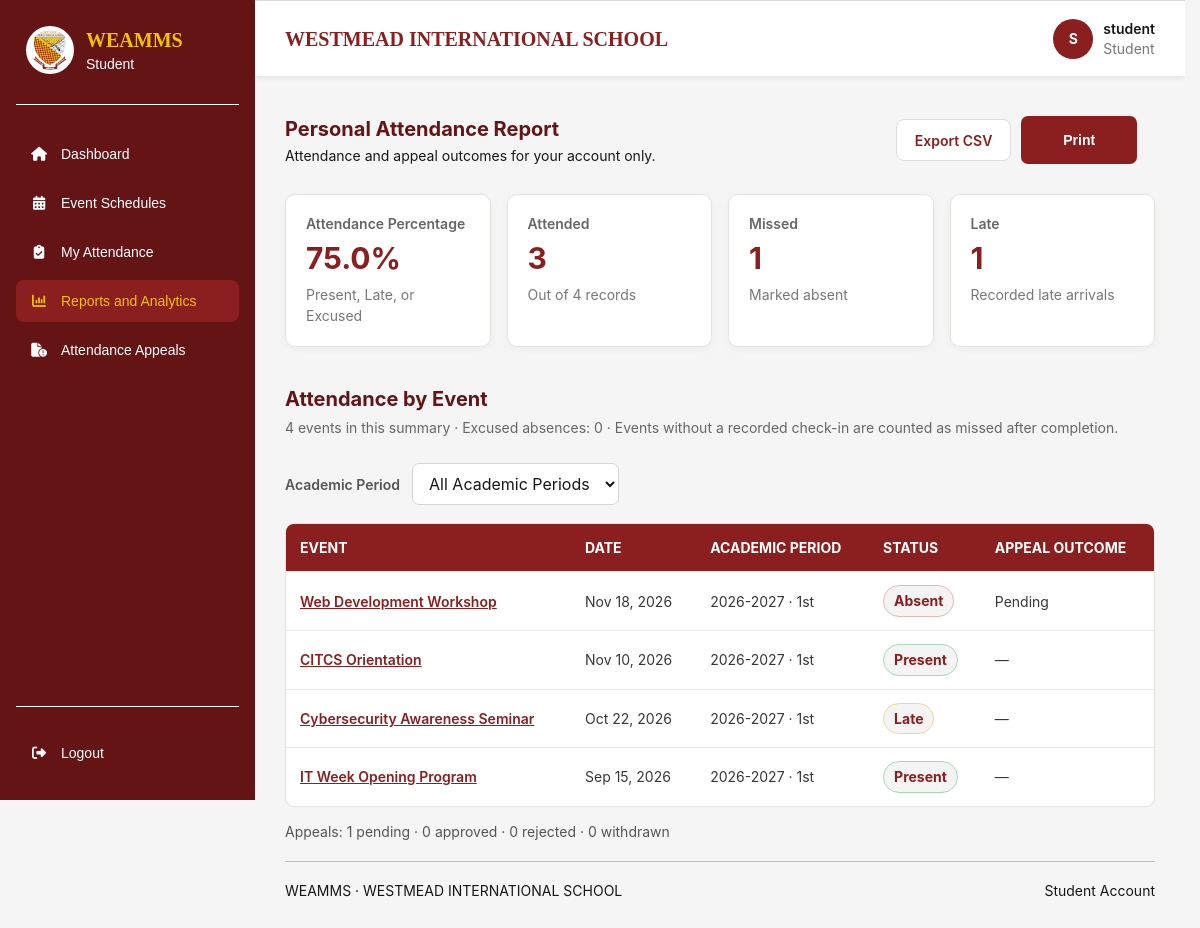
The app's page /student/reports/index.php (signed in) with its own data.
### tables this page shows
CREATE TABLE `academic_periods` (
  `academic_period_id` bigint(20) UNSIGNED NOT NULL,
  `academic_year` varchar(20) NOT NULL,
  `semester` enum('1st','2nd','Summer','Other') NOT NULL DEFAULT '1st',
  `start_date` date NOT NULL,
  `end_date` date NOT NULL,
  `is_current` tinyint(1) NOT NULL DEFAULT 0,
  `created_at` timestamp NOT NULL DEFAULT current_timestamp()
);

CREATE TABLE `event_attendance` (
  `attendance_id` bigint(20) UNSIGNED NOT NULL,
  `event_id` bigint(20) UNSIGNED NOT NULL,
  `student_id` bigint(20) UNSIGNED NOT NULL,
  `attendance_status` enum('present','late','absent','excused') NOT NULL DEFAULT 'absent',
  `check_in_at` datetime DEFAULT NULL,
  `recorded_by_user_id` bigint(20) UNSIGNED DEFAULT NULL,
  `record_source` enum('barcode','department_head','appeal','system') NOT NULL DEFAULT 'barcode',
  `remarks` varchar(500) DEFAULT NULL,
  `created_at` timestamp NOT NULL DEFAULT current_timestamp(),
  `updated_at` timestamp NOT NULL DEFAULT current_timestamp() ON UPDATE current_timestamp()
);

CREATE TABLE `events` (
  `event_id` bigint(20) UNSIGNED NOT NULL,
  `department_id` bigint(20) UNSIGNED NOT NULL,
  `requested_by` bigint(20) UNSIGNED NOT NULL,
  `academic_period_id` bigint(20) UNSIGNED NOT NULL,
  `event_title` varchar(200) NOT NULL,
  `event_description` text DEFAULT NULL,
  `venue` varchar(200) DEFAULT NULL,
  `start_at` datetime NOT NULL,
  `end_at` datetime NOT NULL,
  `attendance_opens_at` datetime DEFAULT NULL,
  `attendance_closes_at` datetime DEFAULT NULL,
  `event_status` enum('pending','approved','rejected','cancelled','cancellation_requested','completed') NOT NULL DEFAULT 'pending',
  `admin_reviewed_by` bigint(20) UNSIGNED DEFAULT NULL,
  `admin_reviewed_at` datetime DEFAULT NULL,
  `admin_remarks` text DEFAULT NULL,
  `cancellation_requested_at` datetime DEFAULT NULL,
  `cancellation_requested_by` bigint(20) UNSIGNED DEFAULT NULL,
  `cancellation_request_remarks` text DEFAULT NULL,
  `created_at` timestamp NOT NULL DEFAULT current_timestamp(),
  `updated_at` timestamp NOT NULL DEFAULT current_timestamp() ON UPDATE current_timestamp()
);

CREATE TABLE `attendance_appeals` (
  `appeal_id` bigint(20) UNSIGNED NOT NULL,
  `attendance_id` bigint(20) UNSIGNED NOT NULL,
  `student_id` bigint(20) UNSIGNED NOT NULL,
  `appeal_reason` text NOT NULL,
  `evidence_path` varchar(500) DEFAULT NULL,
  `appeal_status` enum('pending','approved','rejected','withdrawn') NOT NULL DEFAULT 'pending',
  `reviewed_by_department_head_id` bigint(20) UNSIGNED DEFAULT NULL,
  `reviewed_at` datetime DEFAULT NULL,
  `reviewer_remarks` text DEFAULT NULL,
  `submitted_at` timestamp NOT NULL DEFAULT current_timestamp(),
  `updated_at` timestamp NOT NULL DEFAULT current_timestamp() ON UPDATE current_timestamp()
);

### includes/student_context.php (called while the page is built, shortened)
<?php
$studentBaseUrl = BASE_URL;
function studentEscape(mixed $value): string
{
    return htmlspecialchars((string) $value, ENT_QUOTES, 'UTF-8');
}
function studentParticipantCondition(string $eventAlias = 'e'): string
{
    return "(
        NOT EXISTS (
            SELECT 1 FROM event_participants ep_any
            WHERE ep_any.event_id = $eventAlias.event_id
        )
        OR EXISTS (
            SELECT 1 FROM event_participants ep
            WHERE ep.event_id = $eventAlias.event_id
              AND (
                (ep.participant_type = 'student' AND ep.student_id = ?)
                OR (ep.participant_type = 'year_level' AND ep.year_level = ?)
                OR (ep.participant_type = 'section'
                    AND ep.year_level = ?
                    AND ep.section = ?)
              )
        )
    )";
}
function studentDateTime(
    ?string $value,
    string $format = 'M j, Y · g:i A'
): string {
    $timestamp = strtotime($value);
    return $timestamp === false
        ? 'Not available'
        : date($format, $timestamp);
}

### student/reports/index.php (the view, shortened to what this page needs)
<?php
require_once __DIR__ . '/../../includes/student_context.php';
$selectedPeriodId = filter_var(
    $_GET['academic_period_id'] ?? 0,
    FILTER_VALIDATE_INT
);
$selectedPeriodId = ($selectedPeriodId !== false && $selectedPeriodId > 0)
    ? (int) $selectedPeriodId
    : 0;
$sql = "
    SELECT
        ea.attendance_id,
        ea.attendance_status,
        e.event_id,
        e.event_title,
        e.start_at,
        ap.academic_period_id,
        ap.academic_year,
        ap.semester,
        aa.appeal_status,
        aa.reviewer_remarks
    FROM event_attendance ea
    INNER JOIN events e
        ON e.event_id = ea.event_id
    INNER JOIN academic_periods ap
        ON ap.academic_period_id = e.academic_period_id
    LEFT JOIN attendance_appeals aa
        ON aa.appeal_id = (
            SELECT aa_latest.appeal_id
            FROM attendance_appeals aa_latest
            WHERE aa_latest.attendance_id = ea.attendance_id
              AND aa_latest.student_id = ea.student_id
            ORDER BY aa_latest.submitted_at DESC, aa_latest.appeal_id DESC
            LIMIT 1
        )
    WHERE ea.student_id = ?
";
$params = [$studentId];
$sql .= " ORDER BY e.start_at DESC, ea.attendance_id DESC";
$stmt = $pdo->prepare($sql);
$stmt->execute($params);
$records = $stmt->fetchAll(PDO::FETCH_ASSOC);
$summary = [
    'present' => 0,
    'late' => 0,
    'absent' => 0,
    'excused' => 0,
];
$appealSummary = [
    'pending' => 0,
    'approved' => 0,
    'rejected' => 0,
    'withdrawn' => 0,
];
foreach ($records as $record) {
    $status = $record['attendance_status'];
    if (isset($summary[$status])) {
        $summary[$status]++;
    }
    $appealStatus = $record['appeal_status'];
    if ($appealStatus && isset($appealSummary[$appealStatus])) {
        $appealSummary[$appealStatus]++;
    }
}
$unrecordedSql = "
    SELECT
        e.event_id,
        e.event_title,
        e.start_at,
        ap.academic_period_id,
        ap.academic_year,
        ap.semester
    FROM events e
    INNER JOIN academic_periods ap
        ON ap.academic_period_id = e.academic_period_id
    WHERE e.department_id = ?
      AND (
          e.event_status = 'completed'
          OR (e.event_status = 'approved' AND e.end_at < NOW())
      )
      AND " . studentParticipantCondition('e') . "
      AND NOT EXISTS (
          SELECT 1
          FROM event_attendance ea
          WHERE ea.event_id = e.event_id
            AND ea.student_id = ?
      )
";
$unrecordedParams = array_merge(
    [$studentDepartmentId],
    studentParticipantParams($studentProfile),
    [$studentId]
);
$unrecordedSql .= " ORDER BY e.start_at DESC";
$unrecordedStmt = $pdo->prepare($unrecordedSql);
$unrecordedStmt->execute($unrecordedParams);
$unrecordedEvents = $unrecordedStmt->fetchAll(PDO::FETCH_ASSOC);
$unrecordedMissed = count($unrecordedEvents);
$summary['absent'] += $unrecordedMissed;
usort(
    $records,
    static fn(array $left, array $right): int =>
    strcmp($right['start_at'], $left['start_at'])
);
$total = array_sum($summary);
$attended = $summary['present']
    + $summary['late']
    + $summary['excused'];
$percentage = $total > 0
    ? round(($attended / $total) * 100, 1)
    : 0;
require_once __DIR__ . '/../../includes/student_layout_start.php';
$filterQuery = http_build_query(
    $selectedPeriodId !== 0
        ? ['academic_period_id' => $selectedPeriodId]
        : []
);
?>
<section class="dashboard-section student-module-page student-report-page">
    <div class="section-heading">
        <div>
            <h2>Personal Attendance Report</h2>
            <p>Attendance and appeal outcomes for your account only.</p>
        </div>
        <div class="student-report-actions">
            <a
                class="management-button management-button-secondary"
                href="<?= studentEscape($studentBaseUrl) ?>/student/reports/index.php<?= $filterQuery !== '' ? '?' . studentEscape($filterQuery) . '&amp;' : '?' ?>export=csv">
                Export CSV
            </a>
            <button
                class="management-button"
                type="button"
                onclick="window.print()">
                Print
            </button>
        </div>
    </div>
    <div class="student-summary-grid">
        <article class="student-summary-card">
            <span>Attendance Percentage</span>
            <strong><?= number_format($percentage, 1) ?>%</strong>
            <small>Present, Late, or Excused</small>
        </article>
        <article class="student-summary-card">
            <span>Attended</span>
            <strong><?= $attended ?></strong>
            <small>Out of <?= $total ?> records</small>
        </article>
        <article class="student-summary-card">
            <span>Missed</span>
            <strong><?= $summary['absent'] ?></strong>
            <small>
                Marked absent<?= $unrecordedMissed > 0
                                    ? ' or no check-in recorded for a completed event'
                                    : '' ?>
            </small>
        </article>
        <article class="student-summary-card">
            <span>Late</span>
            <strong><?= $summary['late'] ?></strong>
            <small>Recorded late arrivals</small>
        </article>
    </div>
    <div class="student-content-panel">
        <div class="section-heading">
            <div>
                <h2>Attendance by Event</h2>
                <p>
                    <?= count($records) ?> events in this summary
                    · Excused absences: <?= $summary['excused'] ?>
                    · Events without a recorded check-in are counted as
                    missed after completion.
                </p>
            </div>
        </div>
        <form method="GET" class="student-filter-form" id="academicPeriodFilter">
            <label for="academic_period_id">Academic Period</label>
            <select
                name="academic_period_id"
                id="academic_period_id"
                onchange="this.form.submit()">
                <option value="">All Academic Periods</option>
            </select>
        </form>
        <?php if ($records === []): ?>
            <div class="empty-state">
                <strong>No attendance records</strong>
                <p>
                    There is no attendance history in the selected academic
                    period.
                </p>
            </div>
        <?php else: ?>
            <div class="student-table-wrap">
                <table class="student-table">
                    <thead>
                        <tr>
                            <th scope="col">Event</th>
                            <th scope="col">Date</th>
                            <th scope="col">Academic Period</th>
                            <th scope="col">Status</th>
                            <th scope="col">Appeal Outcome</th>
                        </tr>
                    </thead>
                    <tbody>
                        <?php foreach ($records as $record): ?>
                            <tr>
                                <td data-label="Event">
                                    <a href="<?= studentEscape($studentBaseUrl) ?>/student/events/view.php?id=<?= (int) $record['event_id'] ?>">
                                        <?= studentEscape($record['event_title']) ?>
                                    </a>
                                </td>
                                <td data-label="Date">
                                    <?= studentEscape(
                                        studentDateTime(
                                            $record['start_at'],
                                            'M j, Y'
                                        )
                                    ) ?>
                                </td>
                                <td data-label="Academic Period">
                                    <?= studentEscape($record['academic_year']) ?>
                                    ·
                                    <?= studentEscape($record['semester']) ?>
                                </td>
                                <td data-label="Status">
                                    <span class="status-pill status-<?= studentEscape($record['attendance_status']) ?>">
                                        <?= studentEscape(
                                            ucfirst($record['attendance_status'])
                                        ) ?>
                                    </span>
                                </td>
                                <td data-label="Appeal Outcome">
                                    <?php if (!empty($record['inferred_absence'])): ?>
                                        No attendance record. Contact attendance
                                        staff if this is incorrect.
                                    <?php else: ?>
                                        <?= $record['appeal_status']
                                            ? studentEscape(
                                                ucfirst($record['appeal_status'])
                                                    . (
                                                        $record['reviewer_remarks']
                                                        ? ': ' . $record['reviewer_remarks']
                                                        : ''
                                                    )
                                            )
                                            : '—' ?>
                                    <?php endif; ?>
                                </td>
                            </tr>
                        <?php endforeach; ?>
                    </tbody>
                </table>
            </div>
        <?php endif; ?>
        <p class="student-appeal-summary">
            Appeals:
            <?= $appealSummary['pending'] ?> pending ·
            <?= $appealSummary['approved'] ?> approved ·
            <?= $appealSummary['rejected'] ?> rejected ·
            <?= $appealSummary['withdrawn'] ?> withdrawn
        </p>
    </div>
</section>
<?php require __DIR__ . '/../../includes/footer.php'; ?>
</main>
</body>
</html>

### records on screen
academic_periods: academic_period_id "75.0", academic_period_id "3", academic_period_id "1"
event_attendance: event.event_title "Web Development Workshop", event.start_at "Nov 18, 2026", academic_periods.academic_year "2026-2027", academic_periods.semester "1st", attendance_status "Absent", attendance_appeals.appeal_status+reviewer_remarks "Pending"
event_attendance: event.event_title "CITCS Orientation", event.start_at "Nov 10, 2026", academic_periods.academic_year "2026-2027", academic_periods.semester "1st", attendance_status "Present"
event_attendance: event.event_title "Cybersecurity Awareness Seminar", event.start_at "Oct 22, 2026", academic_periods.academic_year "2026-2027", academic_periods.semester "1st", attendance_status "Late"
event_attendance: event.event_title "IT Week Opening Program", event.start_at "Sep 15, 2026", academic_periods.academic_year "2026-2027", academic_periods.semester "1st", attendance_status "Present"

### other values on screen
str_replace('_', ' ', $role) "Student"
$label "Dashboard"
$label "Event Schedules"
$label "My Attendance"
$label "Reports and Analytics"
$label "Attendance Appeals"
$initial "S"
$username "student"
$userRole "Student"
$total "4"
count($records) "4"
$summary['excused'] "0"
$appealSummary['pending'] "1"
$appealSummary['approved'] "0"
$appealSummary['rejected'] "0"
